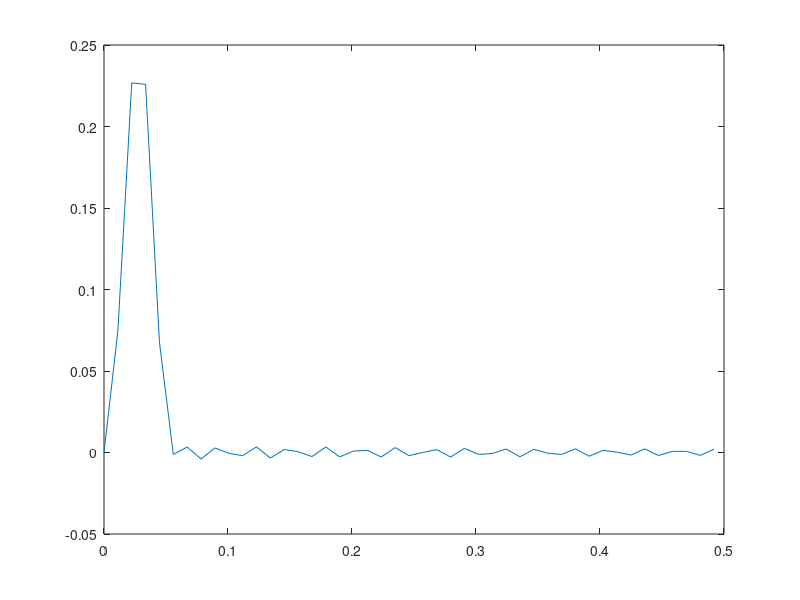

Source code (MATLAB):
function trapezoid()
    
    p.m1 = 475; p.m2 = 53; p.k1 = 5400; p.c1 = 310; p.c2 = 1200;
    p.k2 = 100 * 135000; 
    p.v = 65/3.6; p.H = 0.24; p.L = 1;
    
    A = [0, 0, 1, 0;
         0, 0, 0, 1;
         -p.k1/p.m1, p.k1/p.m1, -p.c1/p.m1, p.c1/p.m1;
         p.k1/p.m2, -(p.k1+p.k2)/p.m2, p.c1/p.m2, -(p.c1+p.c2)/p.m2];
    
    v0 = [0;0;0;0];
    T_end = 0.5; 

    opts_ref = odeset('RelTol', 1e-10, 'AbsTol', 1e-11);
    ode_fun = @(t, v) system_dynamics_explicit(t, v, A, p);
    
    dt = 100*0.000111810524139; 
    [t, v] = trapezoidal_solver(A,p,v0, dt,T_end )
    plot(t,v(2,:))
    
end

function [t, v] = trapezoidal_solver(A, p, v0, dt, T_end)
    t = 0:dt:T_end;
    N = length(t);
    n_states = length(v0);
    v = zeros(n_states, N);
    v(:,1) = v0;
    
    I = eye(n_states);
    M_lhs = I - 0.5 * dt * A;
    M_rhs = I + 0.5 * dt * A;
    
    for n = 1:N-1
        tn = t(n);
        tnp1 = t(n+1);
        
        g_n = evaluate_g(tn, p);
        g_np1 = evaluate_g(tnp1, p);
        
        rhs = M_rhs * v(:,n) + 0.5 * dt * (g_n + g_np1);
        
        v(:,n+1) = M_lhs \ rhs;
    end
end

function g = evaluate_g(t, p)
    if t <= p.L/p.v
        arg = 2*pi*p.v*t/p.L;
        h = (p.H/2)*(1-cos(arg)); h_dot = (p.H*pi*p.v/p.L)*sin(arg);
    else
        h=0; h_dot=0;
    end
    g = [0;0;0; (p.k2*h + p.c2*h_dot)/p.m2];
end

function dv = system_dynamics_explicit(t, v, A, p)
    g = evaluate_g(t, p);
    dv = A*v + g;
end